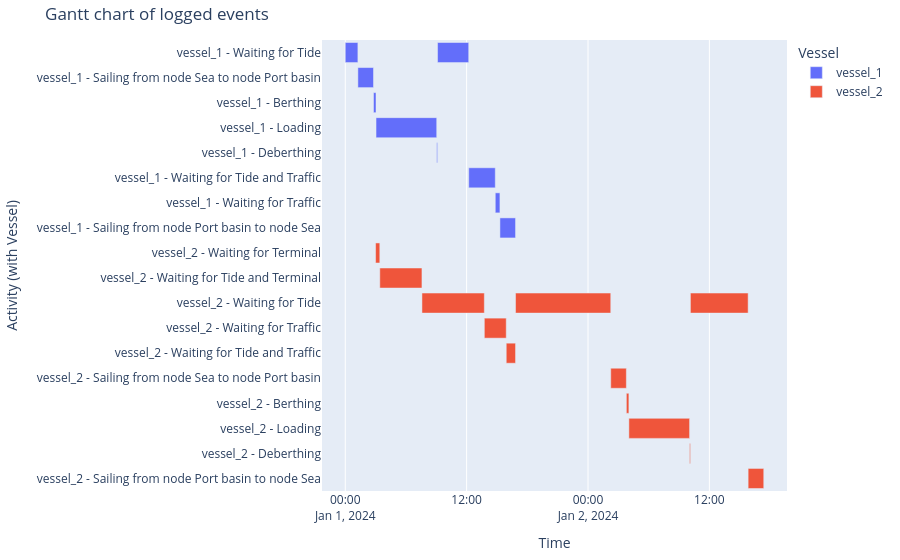

Notebook code cell kept with this figure:
### Markdown cell above
###### Vessel processes
And the Gantt chart

### Code cell
df_eventtable = logbook2eventtable([vessel_1, vessel_2])
generate_vessel_gantt_chart(df_eventtable)

### Figure 1 — Plotly figure (JSON) as saved in the notebook; plotly's stock layout.template omitted (floating-point values rounded to 4 significant figures)
{"data": [{"base": ["2024-01-01T00:00:00.000000", "2024-01-01T01:15:00.000000", "2024-01-01T02:47:36.000000", "2024-01-01T03:02:36.000000", "2024-01-01T09:02:36.000000", "2024-01-01T09:07:36.000000", "2024-01-01T12:12:25.000000", "2024-01-01T14:50:00.000000", "2024-01-01T15:17:36.000000"], "hovertemplate": "object name=vessel_1<br>start time=%{base}<br>stop time=%{x}<br>activity label=%{y}<extra></extra>", "legendgroup": "vessel_1", "marker": {"color": "#636efa", "pattern": {"shape": ""}}, "name": "vessel_1", "orientation": "h", "showlegend": true, "textposition": "auto", "type": "bar", "x": [4500000, 5556000, 900000, 21600000, 300000, 11089000, 9455000, 1656000, 5556000], "xaxis": "x", "y": ["vessel_1 - Waiting for Tide", "vessel_1 - Sailing from node Sea to node Port basin", "vessel_1 - Berthing", "vessel_1 - Loading", "vessel_1 - Deberthing", "vessel_1 - Waiting for Tide", "vessel_1 - Waiting for Tide and Traffic", "vessel_1 - Waiting for Traffic", "vessel_1 - Sailing from node Port basin to node Sea"], "yaxis": "y"}, {"base": ["2024-01-01T03:00:00.000000", "2024-01-01T03:25:00.000000", "2024-01-01T07:35:00.000000", "2024-01-01T13:45:01.000000", "2024-01-01T15:55:00.000000", "2024-01-01T16:50:12.000000", "2024-01-02T02:15:00.000000", "2024-01-02T03:47:36.000000", "2024-01-02T04:02:36.000000", "2024-01-02T10:02:36.000000", "2024-01-02T10:07:36.000000", "2024-01-02T15:50:00.000000"], "hovertemplate": "object name=vessel_2<br>start time=%{base}<br>stop time=%{x}<br>activity label=%{y}<extra></extra>", "legendgroup": "vessel_2", "marker": {"color": "#EF553B", "pattern": {"shape": ""}}, "name": "vessel_2", "orientation": "h", "showlegend": true, "textposition": "auto", "type": "bar", "x": [1500000, 15000000, 22201000, 7799000, 3312000, 33888000, 5556000, 900000, 21600000, 300000, 20544000, 5556000], "xaxis": "x", "y": ["vessel_2 - Waiting for Terminal", "vessel_2 - Waiting for Tide and Terminal", "vessel_2 - Waiting for Tide", "vessel_2 - Waiting for Traffic", "vessel_2 - Waiting for Tide and Traffic", "vessel_2 - Waiting for Tide", "vessel_2 - Sailing from node Sea to node Port basin", "vessel_2 - Berthing", "vessel_2 - Loading", "vessel_2 - Deberthing", "vessel_2 - Waiting for Tide", "vessel_2 - Sailing from node Port basin to node Sea"], "yaxis": "y"}], "layout": {"barmode": "overlay", "legend": {"title": {"text": "Vessel"}, "tracegroupgap": 0}, "margin": {"b": 20, "l": 20, "r": 20, "t": 40}, "title": {"text": "Gantt chart of logged events"}, "xaxis": {"anchor": "y", "domain": [0, 1], "title": {"text": "Time"}, "type": "date"}, "yaxis": {"anchor": "x", "autorange": "reversed", "domain": [0, 1], "title": {"text": "Activity (with Vessel)"}}}}
